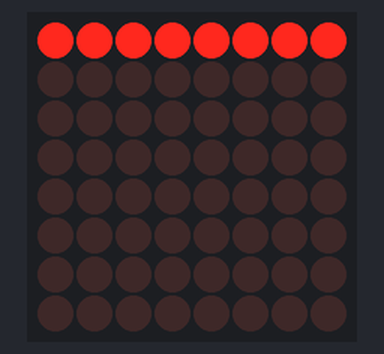
Bench run of a sketch on a simulated Arduino Uno, built with avr-gcc and run on an emulated ATmega328P. On the bench: 8×8 LED matrix.

Above: at 0.15 s.
At 1.05 s:
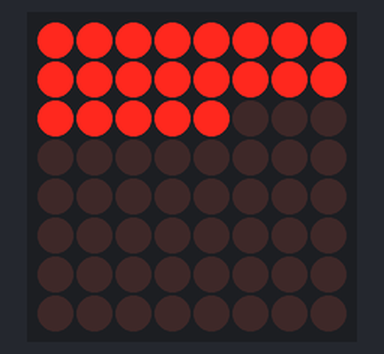
At 1.96 s:
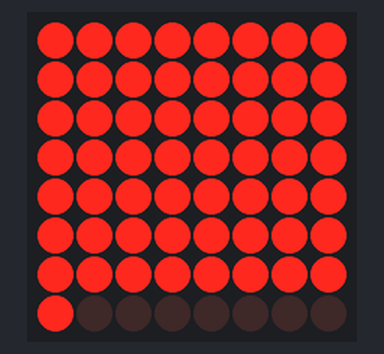
At 3.78 s:
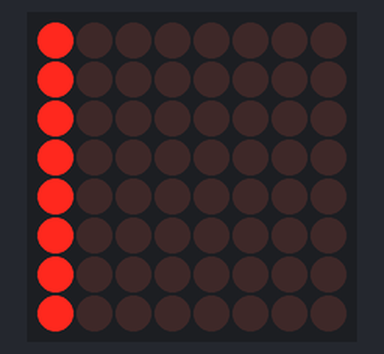
At 5.61 s:
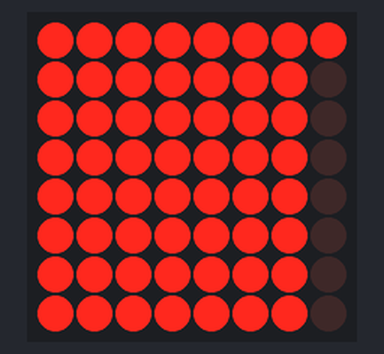
At 7.72 s:
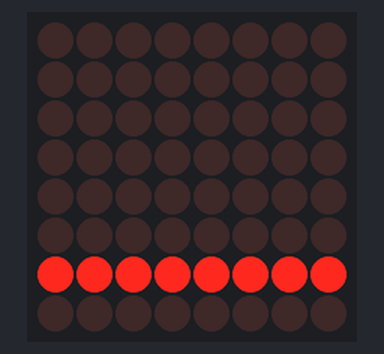

Measured:
- by itself, everything shown: repeats every 7.3 s, in 24 steps

The sketch:

doublemax.ino
```cpp
#include <LedControl.h>

LedControl led = LedControl(12,11,10,1);

void setup() {
  // put your setup code here, to run once:

    led.shutdown(0, false);
    led.setIntensity(0, 1);
    led.clearDisplay(0);

}

void loop() {
  // put your main code here, to run repeatedly:
  animasi_baris();
  animasi_kolom();
}

void animasi_baris()
{
  led.clearDisplay(0);

  for(int baris = 0; baris < 8; baris++)
  {
    led.setRow(0,baris,B11111111);
    delay(25);
    led.setRow(0, baris, B00000000);
    delay(25);
  }

  for( int baris = 0; baris < 8; baris++)
  {
    for(int kolom = 0; kolom < 8; kolom++)
    {
      led.setLed(0, baris, kolom, true);
      delay(25);
    }
  }

  for (int baris = 0; baris < 8; baris++)
  {
    for (int kolom = 0; kolom < 8; kolom++)
    {
      led.setLed(0, baris, kolom, false);
      delay(25);
    }
  }
}

void animasi_kolom()
{
  led.clearDisplay(0);

  for (int kolom = 0; kolom < 8; kolom ++)
  {
    led.setColumn(0, kolom, B11111111);
    delay(25);
    led.setColumn(0, kolom, B00000000);
    delay(25);
  }

  for( int baris = 0; baris < 8; baris++)
  {
    for(int kolom = 0; kolom < 8; kolom++)
    {
      led.setLed(0, kolom, baris, true);
      delay(25);
    }
  }

  for (int baris = 0; baris < 8; baris++)
  {
    for (int kolom = 0; kolom < 8; kolom++)
    {
      led.setLed(0, kolom, baris, false);
      delay(25);
    }
  }
}
```
